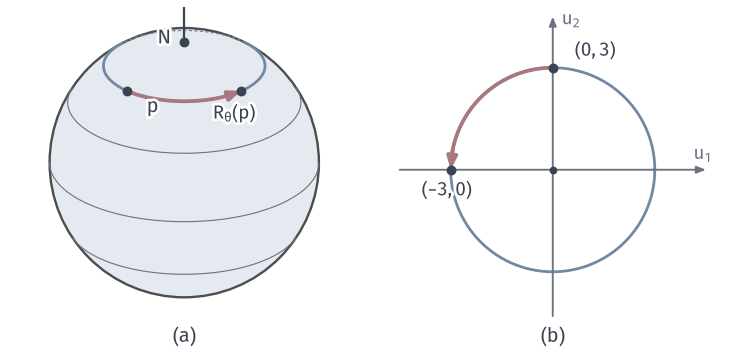

Write the Python code that produced this figure.
"""Rotation about the vertical axis by pi/2 on the sphere and in the north chart."""
from pathlib import Path
import sys
ROOT = next(p for p in Path(__file__).resolve().parents if (p/"build.sh").is_file() and (p/"tex/book.tex").is_file())
sys.path.insert(0, str(ROOT/"figures/04-spaces-measures-and-geometry/04-manifolds/matplotlib/mfd-common"))
from mfd3d import *

W, H = 104, 50
fig, ax = canvas(W, H)
pl = Placed(View(135, 26), 26, 27, 19)
sphere_disc(ax, pl)
for lat in (-30, 0, 30):
    sphere_curve(ax, pl, parallel(np.radians(lat)), MUTED, lw=.45, hidden=False)
z = np.arcsin(.8)
sphere_curve(ax, pl, parallel(z), BLUE, lw=1.1, hidden_lw=.55)
p, q, N = spherical(z, np.pi/2), spherical(z, np.pi), np.array([0, 0, 1.0])
lon = np.linspace(np.pi/2, np.pi-.12, 80)
xy = pl(spherical(np.full_like(lon, z), lon))
ax.plot(xy[:-1, 0], xy[:-1, 1], color=RED, lw=1.5, zorder=6)
arrow(ax, xy[-6], pl(q), color=RED, lw=1.5, scale=7.5, zorder=7)
ax.plot(*pl(np.array([[0, 0, 1.0], [0, 0, 1.28]])).T, color=INK, lw=.9, zorder=8)
dot(ax, pl(N), INK); label(ax, pl(N)+[-2.8, .6], '$N$', halo=True)
dot(ax, pl(p), INK); dot(ax, pl(q), INK)
label(ax, pl(p)+[3.6, -2.2], '$p$', halo=True)
label(ax, pl(q)+[-1.0, -3.2], r'$R_\theta(p)$', 7.5, halo=True)
cx, cy, s = 78, 26, 4.8
arrow(ax, (cx-4.5*s, cy), (cx+4.5*s, cy), color=MUTED, lw=.75, scale=5.5)
arrow(ax, (cx, cy-4.3*s), (cx, cy+4.5*s), color=MUTED, lw=.75, scale=5.5)
label(ax, (cx+4.5*s-.4, cy+2.3), '$u_1$', 7.5, MUTED); label(ax, (cx+2.6, cy+4.5*s-.3), '$u_2$', 7.5, MUTED)
t = np.linspace(0, 2*np.pi, 361)
ax.plot(cx+3*s*np.cos(t), cy+3*s*np.sin(t), color=BLUE, lw=1.1, zorder=2)
a = np.linspace(np.pi/2, np.pi-.1, 60)
ax.plot(cx+3*s*np.cos(a), cy+3*s*np.sin(a), color=RED, lw=1.5, zorder=5)
arrow(ax, (cx+3*s*np.cos(a[-5]), cy+3*s*np.sin(a[-5])), (cx-3*s, cy), color=RED, lw=1.5, scale=7.5, zorder=6)
dot(ax, (cx, cy+3*s), INK); dot(ax, (cx-3*s, cy), INK); dot(ax, (cx, cy), INK, size=1.1)
label(ax, (cx+6.0, cy+3*s+2.4), '$(0,3)$', 7.5, halo=True)
label(ax, (cx-3*s-.5, cy-2.9), '$(-3,0)$', 7.5, halo=True)
panel_tag(ax, 26, 1.7, '(a)'); panel_tag(ax, cx, 1.7, '(b)')
save(fig, Path(__file__).resolve().parent, 'figure', {'formula': 'p=(0,.6,.8); R_theta at theta=pi/2 sends p to (-.6,0,.8); sigma_N(p)=(0,3); chart image (-3,0)'})
